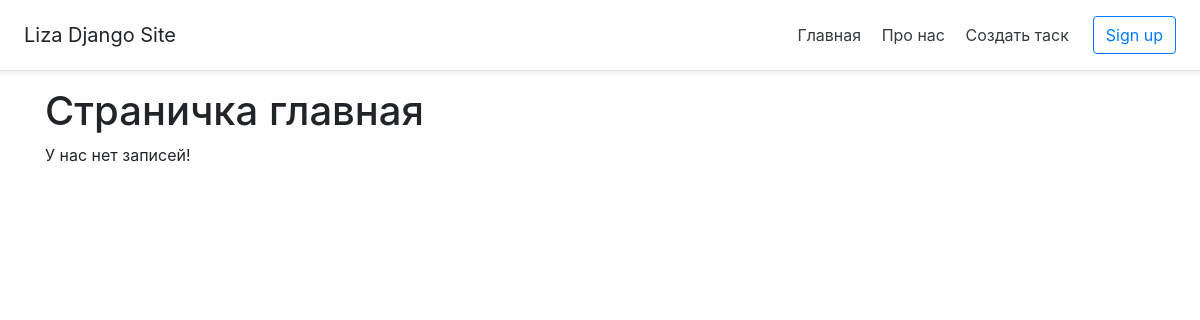
The app's page /, older data.
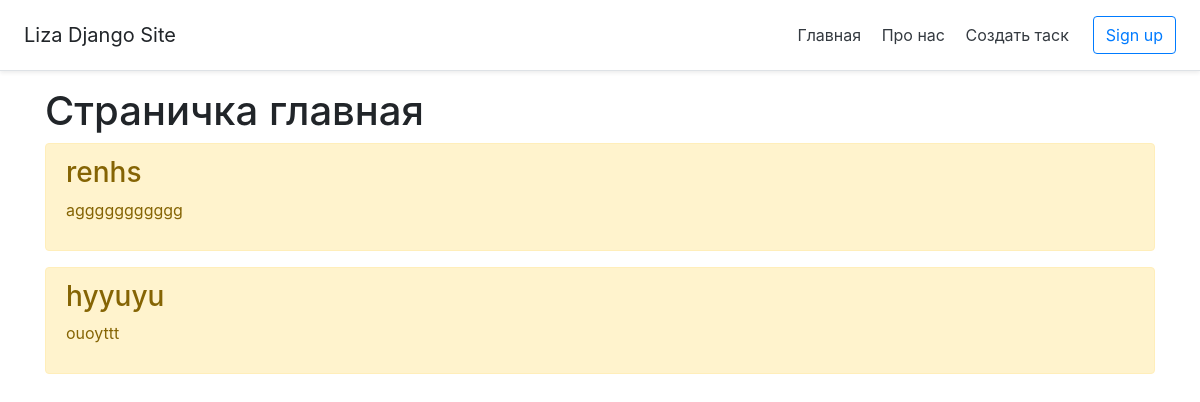
The same page, newer data.
### firstapp/models.py (models this page shows, shortened)
class Task(models.Model):
    title = models.CharField('Название', max_length=50)
    task = models.TextField('Описание')
    class Meta:
        verbose_name = "Задача"
        verbose_name_plural = "Задачи"

### firstapp/views.py (the view)
# urls.py: path('', views.index, name='home'),
def index(request):
    tasks = Task.objects.order_by('-id')
    return render(request, 'firstapp/index.html', {'title':'Главная страница сайта', 'tasks': tasks})

### firstapp/templates/firstapp/index.html (shortened to what this page needs)
{% extends 'firstapp/base.html' %}
{% block content %}
    <h1>Страничка главная</h1>
    {% if tasks %}
        {% for el in tasks %}
            <div class="alert alert-warning nt-2">
                <h3>{{ el.title }}</h3>
                <p>{{ el.task }}</p>
            </div>
        {% endfor %}
    {% else %}
            <p>У нас нет записей!</p>
    {% endif %}
{% endblock %}

### firstapp/templates/firstapp/base.html (shortened to what this page needs)
<html lang="ru">
<head>
    <link rel="stylesheet" href="https://stackpath.bootstrapcdn.com/bootstrap/4.5.2/css/bootstrap.min.css">
</head>
<body>
    <div class="d-flex flex-column flex-md-row align-items-center p-3 px-md-4 mb-3 bg-white border-bottom shadow-sm">
        <h5 class="my-0 mr-md-auto font-weight-normal">Liza Django Site</h5>
        <nav class="my-2 my-md-0 mr-md-3">
          <a class="p-2 text-dark" href="{% url 'home' %}">Главная</a>
          <a class="p-2 text-dark" href="{% url 'about' %}">Про нас</a>
          <a class="p-2 text-dark" href="{% url 'create' %}">Создать таск</a>
        </nav>
        <a class="btn btn-outline-primary" href="#">Sign up</a>
      </div>
      <div class="container">
        {% block content %}{% endblock %}
      </div>
</body>
</html>

Row changes from the older to the newer data that the page shows:
added Task: title "renhs", task "aggggggggggg"
added Task: title "hyyuyu", task "ouoyttt"
Text that changed along with them:
text no longer shown: "У нас нет записей!"
